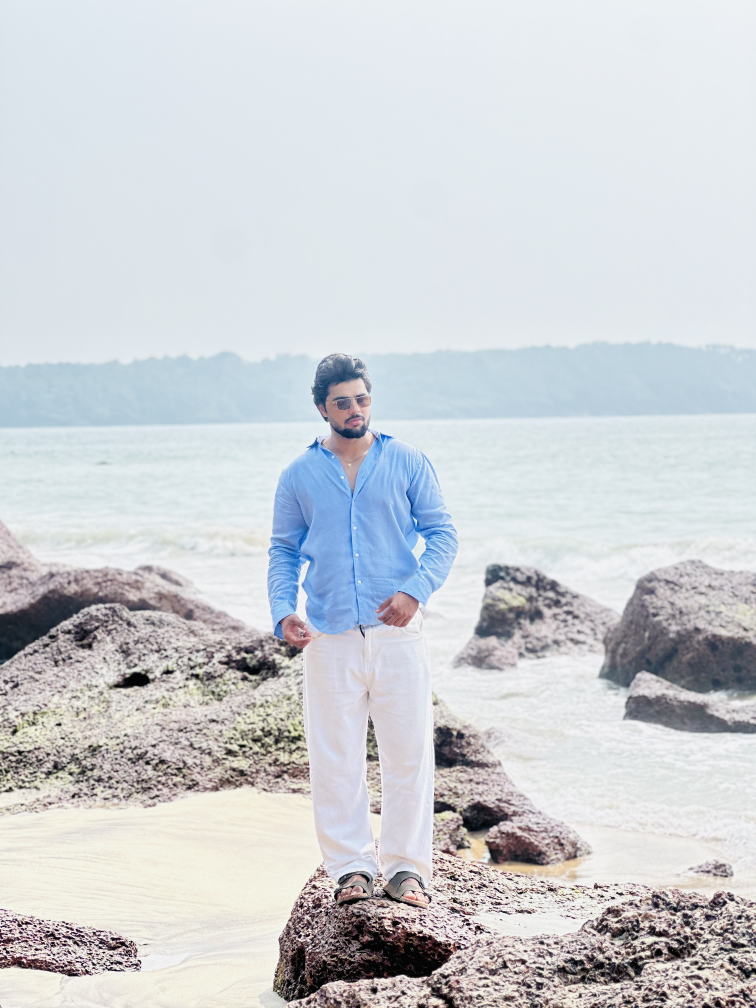
#> input picture assets-src/portrait/himanshu-portrait.jpg, 3024 x 4032 px (shown at 1/4 size)
$ python sheet.py ../assets-src/portrait/himanshu-portrait.jpg ../assets-src/portrait/himanshu-portrait.jpg 5
#> lines starting #> are read from the running program, lines starting #| are printed output that depends on the picture
import sys, glob
from PIL import Image
pat, outp = sys.argv[1], sys.argv[2]
cols = int(sys.argv[3]) if len(sys.argv) > 3 else 6
fs = sorted(glob.glob(pat))
w0, h0 = Image.open(fs[0]).size
#> w0 = 3024; h0 = 4032
cw = 400; ch = int(h0 * cw / w0)
#> after `ch = int(h0 * cw / w0)`: ch = 533
rows = (len(fs) + cols - 1) // cols
sheet = Image.new('RGB', (cols * cw, rows * ch), 'white')
#> sheet: PIL image 2000x533 RGB; every value is 255
for i, f in enumerate(fs):
    sheet.paste(Image.open(f).convert('RGB').resize((cw, ch)), ((i % cols) * cw, (i // cols) * ch))
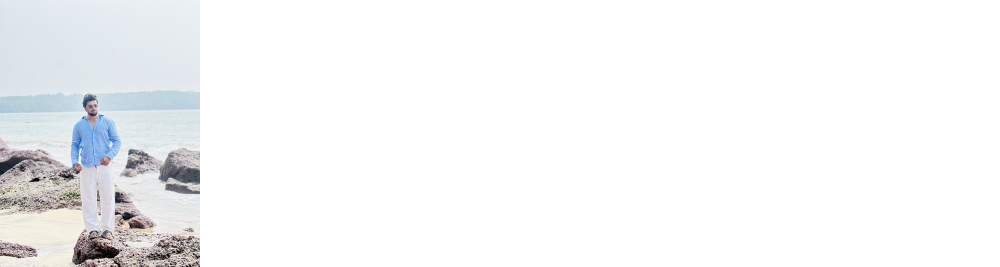
#> sheet: PIL image 2000x533 RGB (shown at 1/2 size); mean R, G, B 244.9, 245.6, 246.5
sheet.save(outp)
print(len(fs), sheet.size)
#| 1 (2000, 533)
